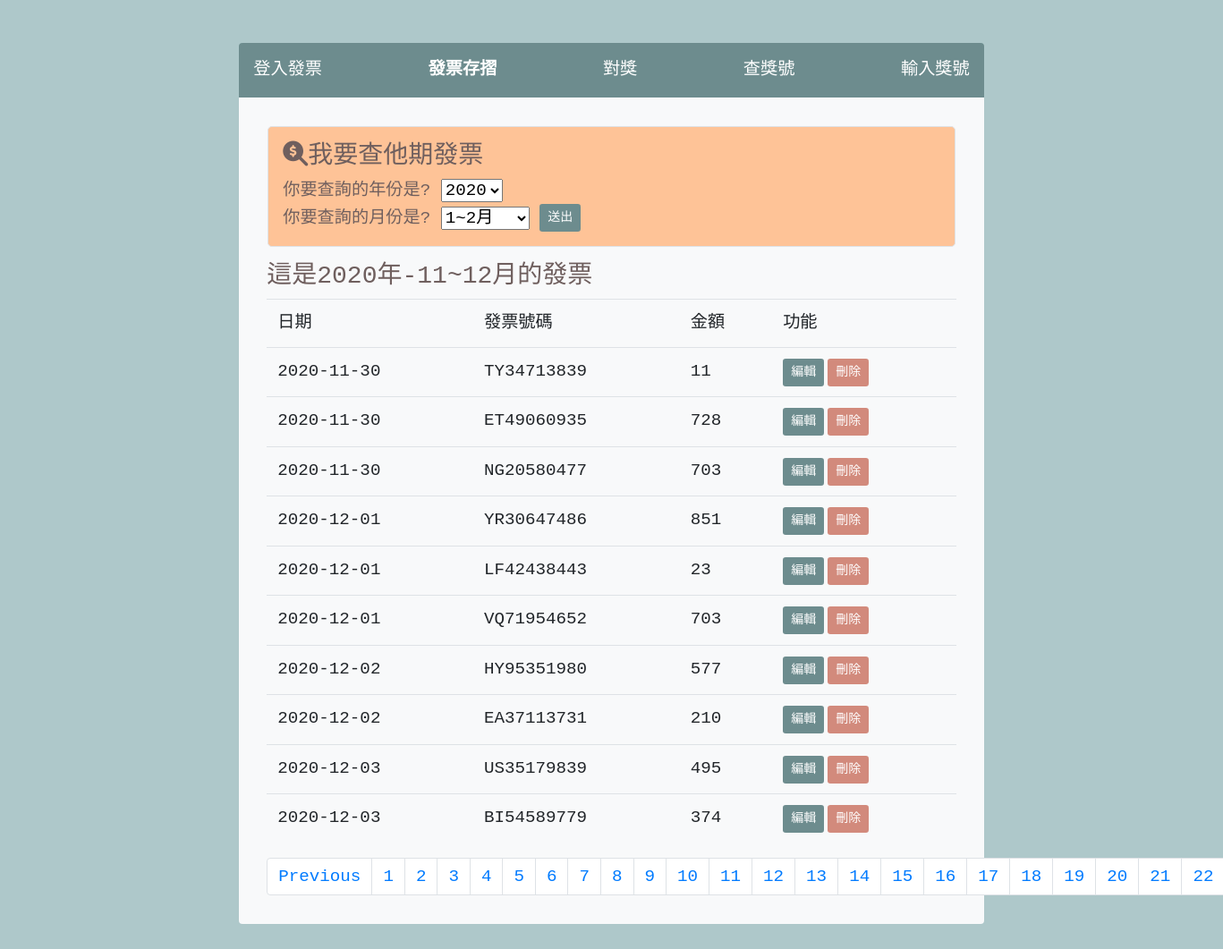
/?do=invoices&year=2020&period=6&page=11, run on the app's committed database.
### tables this page shows
CREATE TABLE `invoice` (
  `id` int(11) NOT NULL,
  `code` varchar(2) NOT NULL,
  `number` varchar(8) NOT NULL,
  `period` varchar(1) NOT NULL,
  `payment` int(20) NOT NULL,
  `date` date NOT NULL DEFAULT current_timestamp(),
  `year` varchar(4) NOT NULL
);

### invoices.php (the view, shortened to what this page needs)
<div class="rounded rounded-lg info border p-3 d-flex m-3 ">
<form action="?" method="GET">
<h3><i class="fas fa-search-dollar"></i>我要查他期發票</h3>
你要查詢的年份是?
<?php
$year=date('Y');
?>
<select name="chose_year" id="">
<option value="<?=$year;?>" selected><?=$year;?></option>
</select>
<br>
你要查詢的月份是?
<select name="chose_period" id="">
    <option value="1">1~2月</option>
</select>
<input type="submit" value="送出" class="btn btn-sm " style="background:#6D8C8E;color:white">
</form>
</div>
<?php
include_once('base.php');
if (!empty($_GET['chose_period'])) {
  $year=$_GET['chose_year'];
  $period=$_GET['chose_period'];
}elseif(!empty($_GET['page'])){
  $year=$_GET['year'];
  $period=$_GET['period'];
}
else{
  $period=ceil(date('n')/2);
  $year=date('Y');
}
if(!empty($_GET['page'])){
  $i=$_GET['page'];
  $first=(($i-1)*10);
}else{
  $i=1;
  $first=(($i-1)*10);
}
$sql="SELECT * FROM `invoice` Where `year`='{$year}' && `period`='{$period}' ORDER BY `date` limit {$first},10";
$invoices=$pdo->query($sql)->fetchALL();
switch($period){
case 6:
  $month="11~12";
  break;
    }
    echo "<div class='container'><h3>";
    echo "這是{$year}年-{$month}月的發票";
    echo "</h3>";
?>
<table class='table'>
<tr>
<td>日期</td>
<td>發票號碼</td>
<td>金額</td>
<td>功能</td>
</tr>
<?php
foreach($invoices as $invoice){
    echo '<tr>';
    echo "<td>".$invoice['date']."</td>";
    echo "<td>".$invoice['code'].$invoice['number']."</td>";
    echo "<td>".$invoice['payment']."</td>";
    echo "<td>";
    echo "<a href='?do=editinv&id={$invoice['id']}'><button class='btn btn-sm ' style='background:#6D8C8E;color:white'>編輯</button></a>";
    echo "<a href='?do=delcheck&id={$invoice['id']}&year={$year}&period={$period}'><button class='btn btn-sm mx-1' style='background:#D28A7C;color:white'>刪除</button></a>";
    echo "</td>";
    echo '<tr>';
}
?>
</table>
<?php
$data_amount=$pdo->query("SELECT COUNT(*) FROM `invoice` WHERE `year`='{$year}' && `period`='{$period}'")->fetch();
$page_amount=ceil($data_amount[0]/10);
?>
<nav aria-label="Page navigation example" style='color:#6F5F5E'>
  <ul class="pagination" >
  <li class="page-item"><a class="page-link" href="#">Previous</a></li>
  <?php
  for($i=1;$i<=$page_amount;$i++){
   echo "<li class='page-item'><a class='page-link' href='?do=invoices&year=$year&period=$period&page=$i'>$i</a></li>";
}
    ?>
  </ul>
</nav>
</div>

### index.php (style rules this page uses)
body { background:#AEC8CA; color:#6F5F5E; font-family:monospace; font-size:1.2rem; }
.info { background:#FEC397; }

### data on the page
invoice: date "2020-11-30", code "TY", number "34713839", payment "11"
invoice: date "2020-11-30", code "ET", number "49060935", payment "728"
invoice: date "2020-11-30", code "NG", number "20580477", payment "703"
invoice: date "2020-12-01", code "YR", number "30647486", payment "851"
invoice: date "2020-12-01", code "LF", number "42438443", payment "23"
invoice: date "2020-12-01", code "VQ", number "71954652", payment "703"
invoice: date "2020-12-02", code "HY", number "95351980", payment "577"
invoice: date "2020-12-02", code "EA", number "37113731", payment "210"
invoice: date "2020-12-03", code "US", number "35179839", payment "495"
invoice: date "2020-12-03", code "BI", number "54589779", payment "374"

### other printed values
$year "2020"
$month "11~12"
form field chose_year "2020"
